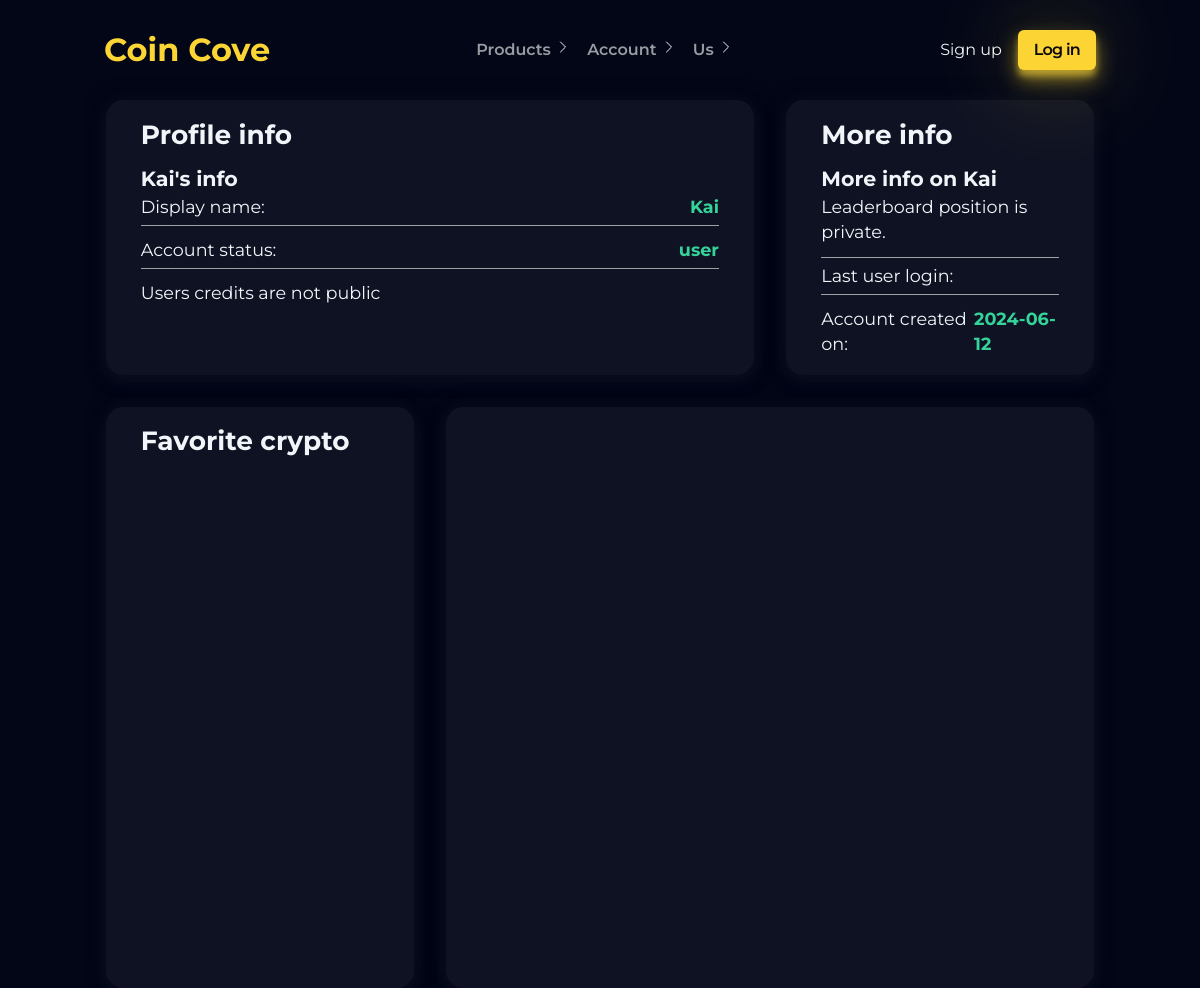
Before: /profile.php?profileId=9 with the older database file.
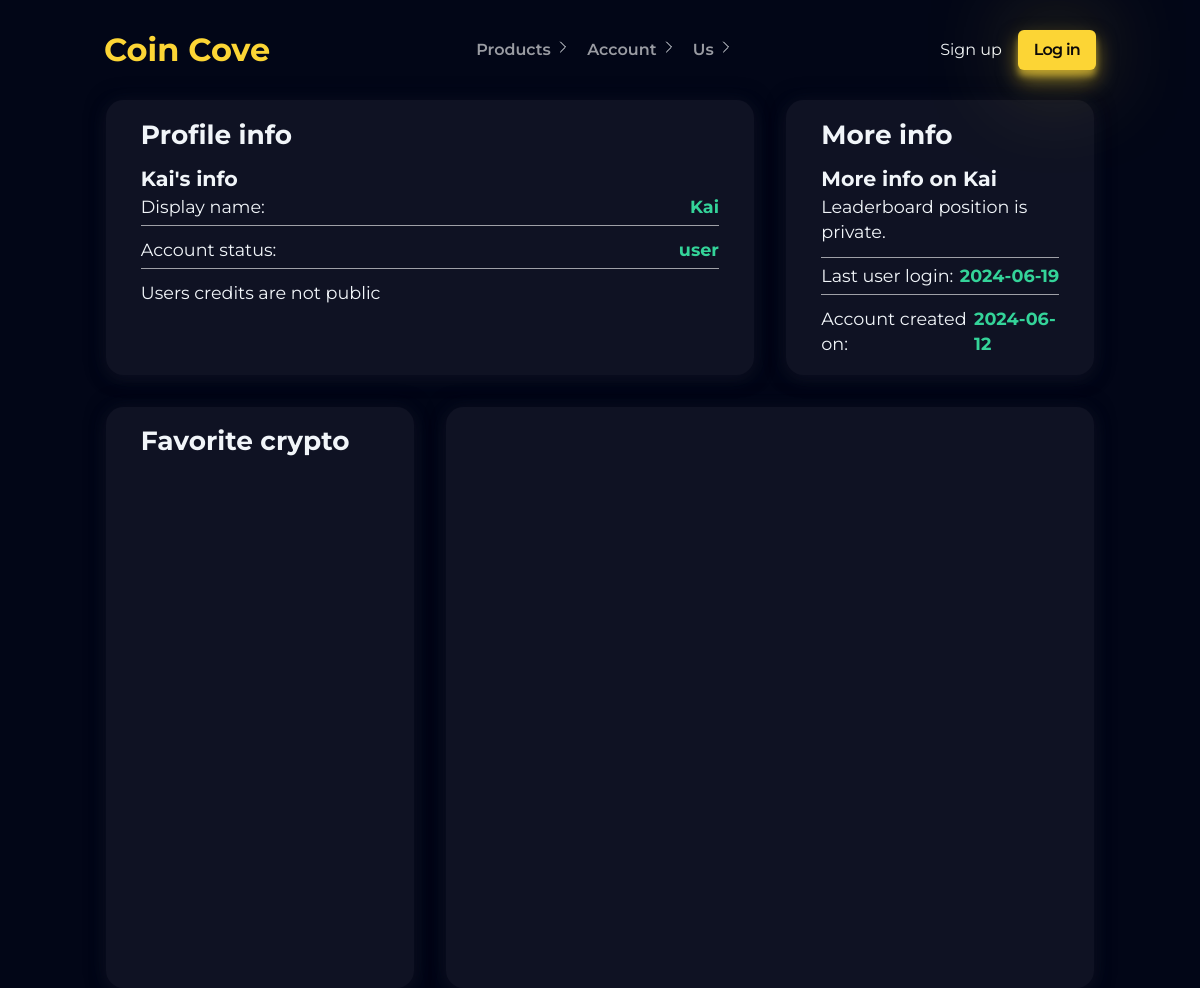
After: the same page with the newer database file.
### tables this page shows
CREATE TABLE `userinfo` (
  `userId` int NOT NULL,
  `userDisplayName` varchar(255) NOT NULL,
  `userEmail` varchar(255) NOT NULL,
  `userPassword` varchar(255) NOT NULL,
  `userStatus` varchar(255) DEFAULT NULL,
  `createdAt` datetime NOT NULL DEFAULT CURRENT_TIMESTAMP,
  `lastInlog` varchar(255) DEFAULT NULL,
  `userCredits` int NOT NULL DEFAULT '0'
);

### inc/php/dbconnection.php (called while the page is built, shortened)
<?php
function connectDB()
{
    $mysqli = new mysqli("localhost", "root", "", "coincove");
    return $mysqli;
}
function getUserSettings($userId)
{
    $con = connectDB();
    $sql = "SELECT *
    FROM userSettings
    WHERE userId = ?";
    $stmt = $con->prepare($sql);
    $stmt->bind_param("i", $userId);
    $stmt->execute();
    $result = $stmt->get_result();
    $userSettingsFromId = $result->fetch_all(MYSQLI_ASSOC);
    return $userSettingsFromId;
}
function getUserInfo($userId)
{
    $con = connectDB();
    $sql = "SELECT *
    FROM userInfo
    WHERE userId = ?";
    $stmt = $con->prepare($sql);
    $stmt->bind_param("i", $userId);
    $stmt->execute();
    $result = $stmt->get_result();
    $userInfoFromId = $result->fetch_all(MYSQLI_ASSOC);
    if ($userInfoFromId) {
        return [true, $userInfoFromId];
    }
    return [false, null];
}

### profile.php (the view, shortened to what the changed rows need)
<?php
include("./inc/php/functions.php");
include("./inc/php/dbconnection.php");
$profileId = null;
$isset = false;
$users = [];
$userInfo = [];
$userPreferences = [];
if ($_SERVER['REQUEST_METHOD'] == 'GET' && isset($_GET['profileId'])) {
    $profileId = $_GET['profileId'];
    if (is_numeric($profileId)) {
        $profileId = (int) $profileId;
        list($isset, $users) = getUserInfo($profileId);
        if (is_array($users) && !empty($users)) {
            foreach ($users as $user) {
                $userInfo = $user;
            }
            if ($isset) {
                $userSettings = getUserSettings($profileId);
                if (is_array($userSettings) && !empty($userSettings)) {
                    foreach ($userSettings as $userSetting) {
                        $userPreferences = $userSetting;
                    }
                }
            }
        }
    }
}
?>
<body>
    <?php
    if (isset($profileId) && $isset && !empty($users) && (isset($userPreferences['profilePublic']) && ($userPreferences['profilePublic'] == 1 || $_SESSION['loginInfo']['userStatus'] == 'admin'))) {
    ?>
        <main class="container profile">
            <div class="profileCard accentShadow profileInfo slide-in hidden">
                <h2>Profile info</h2>
                <h3><?= $userInfo['userDisplayName']; ?>'s info</h3>
                <ul class="noStyleUL">
                    <li class="profileInfoList">
                        <p>Display name: </p><strong><?= $userInfo['userDisplayName'] ?></strong>
                    </li>
                    <li class="profileInfoList">
                        <p>Account status: </p><strong><?= $userInfo['userStatus'] ?></strong>
                    </li>
                    <?php
                    if ($userPreferences['profileCredits'] == 1 || $_SESSION['loginInfo']['userStatus'] == "admin") {
                    ?>
                        <li class="profileInfoList">
                            <p>Amount of credits: </p><strong><?= formatNumber($userInfo['userCredits']); ?></strong>
                        </li>
                    <?php
                    } else {
                    ?>
                        <li class="profileInfoList">
                            <p>Users credits are not public</p>
                        </li>
                    <?php
                    }
                    ?>
                </ul>
            </div>
            <div class="profileCard accentShadow ProfileCreditHistory slide-in hidden">
            </div>
            <div class="profileCard accentShadow profileMoreInfo slide-in hidden">
                <h2>More info</h2>
                <h3>More info on <?= $userInfo['userDisplayName']; ?></h3>
                <ul class="noStyleUL">
                    <?php
                    if ($userPreferences['profileLeaderboard'] == 1 || $_SESSION['loginInfo']['userStatus'] == 'admin') {
                    ?>
                        <li class="profileFavoriteCryptoList">
                            <p>Leaderboard position:</p><strong>#1</strong>
                        </li>
                    <?php
                    } else {
                    ?>
                        <li class="profileFavoriteCryptoList">
                            <p>Leaderboard position is private.</p>
                        </li>
                    <?php
                    }
                    ?>
                    <li class="profileFavoriteCryptoList">
                        <p>Last user login:</p><strong><?= substr($userInfo['lastInlog'], 0, 10); ?></strong>
                    </li>
                    <li class="profileFavoriteCryptoList">
                        <p>Account created on:</p><strong><?= substr($userInfo['createdAt'], 0, 10); ?></strong>
                    </li>
                </ul>
            </div>
            <div class="profileCard accentShadow profileFavoriteCrypto slide-in hidden">
                <h2>Favorite crypto</h2>
            </div>
        </main>
    <?php
    } else if (isset($profileId) && isset($userPreferences['profilePublic']) && $userPreferences['profilePublic'] == 0 && $_SESSION['loginInfo']['userStatus'] != 'admin') {
    ?>
        <main class="container">
            <h1>Users profile isn't public.</h1>
            <button onclick="history.go(-1)" class="btn">Go back</button>
        </main>
    <?php
    }
    ?>
</body>
</html>

Changed rows visible on the page:
changed userinfo "Kai": lastInlog (not shown) → "2024-06-19"
